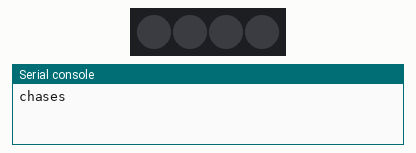
Recording of a program running on a simulated Raspberry Pi Pico running MicroPython. Shown: 4 RGB LEDs in strip order, left to right, the last lines printed to the serial console. Dim RGB values are drawn brighter than linear. At 6.2 s the program stops and its outputs stay as they are.

Above: at 0.27 s.
At 3.48 s:
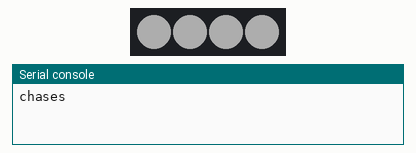
At 4.09 s:
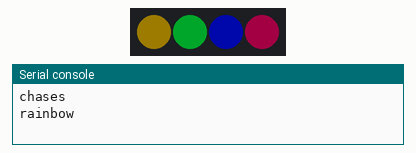
At 4.7 s:
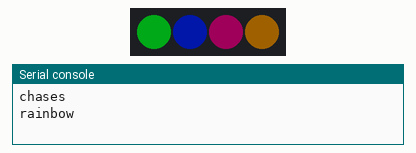
At 5.62 s:
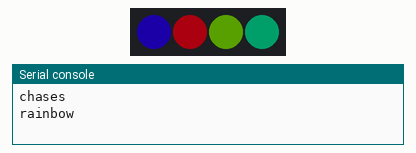
At 6.3 s:
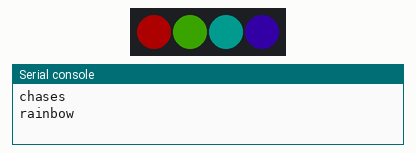
Timing chart, 0 to 7.7 s (numbered marks = the images above):
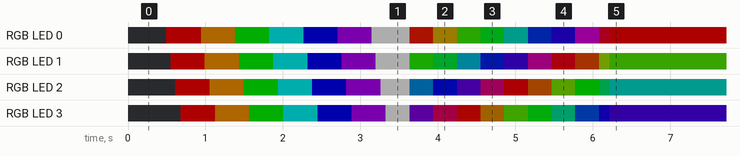

Measured:
- by itself, RGB LED 0: off → RGB(51, 0, 0) at 0.49 s, → RGB(51, 30, 0) 0.45 s later, → RGB(0, 51, 0) 0.44 s later, → RGB(0, 51, 51) 0.44 s later, … (17 changes in this stretch)
- by itself, RGB LED 1: off → RGB(51, 0, 0) at 0.55 s, → RGB(51, 30, 0) 0.44 s later, → RGB(0, 51, 0) 0.44 s later, → RGB(0, 51, 51) 0.44 s later, … (17 changes in this stretch)

The program:

6812.py
```python
'''
 * Keyestudio 37 in 1 Starter Kit for Raspberry Pi Pico
 * lesson 50
 * SK6812 RGB
 * http://www.keyestudio.com
'''
# Example using PIO to drive a set of WS2812 LEDs.

import array, time
from machine import Pin
import rp2

# Configure the number of WS2812 LEDs.
NUM_LEDS = 4
PIN_NUM = 15
brightness = 0.2

@rp2.asm_pio(sideset_init=rp2.PIO.OUT_LOW, out_shiftdir=rp2.PIO.SHIFT_LEFT, autopull=True, pull_thresh=24)
def ws2812():
    T1 = 2
    T2 = 5
    T3 = 3
    wrap_target()
    label("bitloop")
    out(x, 1)               .side(0)    [T3 - 1]
    jmp(not_x, "do_zero")   .side(1)    [T1 - 1]
    jmp("bitloop")          .side(1)    [T2 - 1]
    label("do_zero")
    nop()                   .side(0)    [T2 - 1]
    wrap()


# Create the StateMachine with the ws2812 program, outputting on pin
sm = rp2.StateMachine(0, ws2812, freq=8_000_000, sideset_base=Pin(PIN_NUM))

# Start the StateMachine, it will wait for data on its FIFO.
sm.active(1)

# Display a pattern on the LEDs via an array of LED RGB values.
ar = array.array("I", [0 for _ in range(NUM_LEDS)])

##########################################################################
def pixels_show():
    dimmer_ar = array.array("I", [0 for _ in range(NUM_LEDS)])
    for i,c in enumerate(ar):
        r = int(((c >> 8) & 0xFF) * brightness)
        g = int(((c >> 16) & 0xFF) * brightness)
        b = int((c & 0xFF) * brightness)
        dimmer_ar[i] = (g<<16) + (r<<8) + b
    sm.put(dimmer_ar, 8)
    time.sleep_ms(10)

def pixels_set(i, color):
    ar[i] = (color[1]<<16) + (color[0]<<8) + color[2]

def color_chase(color, wait):
    for i in range(NUM_LEDS):
        pixels_set(i, color)
        time.sleep(wait)
        pixels_show()
    time.sleep(0.2)

def wheel(pos):
    # Input a value 0 to 255 to get a color value.
    # The colours are a transition r - g - b - back to r.
    if pos < 0 or pos > 255:
        return (0, 0, 0)
    if pos < 85:
        return (255 - pos * 3, pos * 3, 0)
    if pos < 170:
        pos -= 85
        return (0, 255 - pos * 3, pos * 3)
    pos -= 170
    return (pos * 3, 0, 255 - pos * 3)


def rainbow_cycle(wait):
    for j in range(255):
        for i in range(NUM_LEDS):
            rc_index = (i * 256 // NUM_LEDS) + j
            pixels_set(i, wheel(rc_index & 255))
        pixels_show()
        time.sleep(wait)

BLACK = (0, 0, 0)
RED = (255, 0, 0)
YELLOW = (255, 150, 0)
GREEN = (0, 255, 0)
CYAN = (0, 255, 255)
BLUE = (0, 0, 255)
PURPLE = (180, 0, 255)
WHITE = (255, 255, 255)
COLORS = (BLACK, RED, YELLOW, GREEN, CYAN, BLUE, PURPLE, WHITE)

print("chases")
for color in COLORS:
    color_chase(color, 0.05)

print("rainbow")
rainbow_cycle(0)
```
